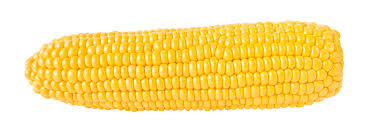
#> input picture images/corn/4.jpg, 372 x 135 px, found by its file name
$ python length.py
#> lines starting #> are read from the running program, lines starting #| are printed output that depends on the picture
import cv2
import numpy as np
import matplotlib.pyplot as plt

def extract_color_palette(image_path, num_colors):
    # Load the image
#> called with num_colors = 4
    image = cv2.imread(image_path)
#> image is the input picture: shape (135, 372, 3); mean B, G, R 160.6, 228.9, 252.6

    # Convert the image from BGR to RGB
    image_rgb = cv2.cvtColor(image, cv2.COLOR_BGR2RGB)

    # Reshape the image to a 2D array of pixels
    pixels = image_rgb.reshape(-1, 3)

    # Perform k-means clustering to extract the dominant colors
    criteria = (cv2.TERM_CRITERIA_EPS + cv2.TERM_CRITERIA_MAX_ITER, 10, 1.0)
    _, labels, centers = cv2.kmeans(pixels.astype(np.float32), num_colors, None, criteria, 10, cv2.KMEANS_RANDOM_CENTERS)
#> centers = [[254.7, 254.3, 253.3], [248.3, 187.6, 14.23], [251.6, 206, 70.49], [252.2, 221.8, 138]]

    # Convert the centers to integers
    colors = centers.astype(np.uint8)
#> colors = [[254, 254, 253], [248, 187, 14], [251, 206, 70], [252, 221, 138]]

    return colors

def display_color_gradient(colors):
    # Create a gradient image using the extracted colors
    gradient = np.zeros((100, len(colors), 3), dtype=np.uint8)
    for i, color in enumerate(colors):
        gradient[:, i, :] = color

    # Display the gradient image
    plt.imshow(gradient)
    plt.axis('off')
    plt.show()

# Path to the image file
image_path = r'C:\Users\C.GOUTHAM\Desktop\Deepcorn\images\corn\4.jpg'

# Number of colors to extract
num_colors = 4

# Extract the color palette
colors = extract_color_palette(image_path, num_colors)

# Display the color gradient
display_color_gradient(colors)
#> the loop in display_color_gradient, `for i, color in enumerate(colors):` made 4 passes
#> in display_color_gradient, `plt.show()`:
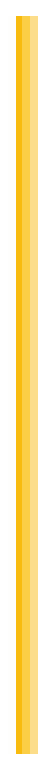
#> figure drawn by matplotlib, 1 panel

$ run again, with images/corn/1.jpg copied over images/corn/4.jpg
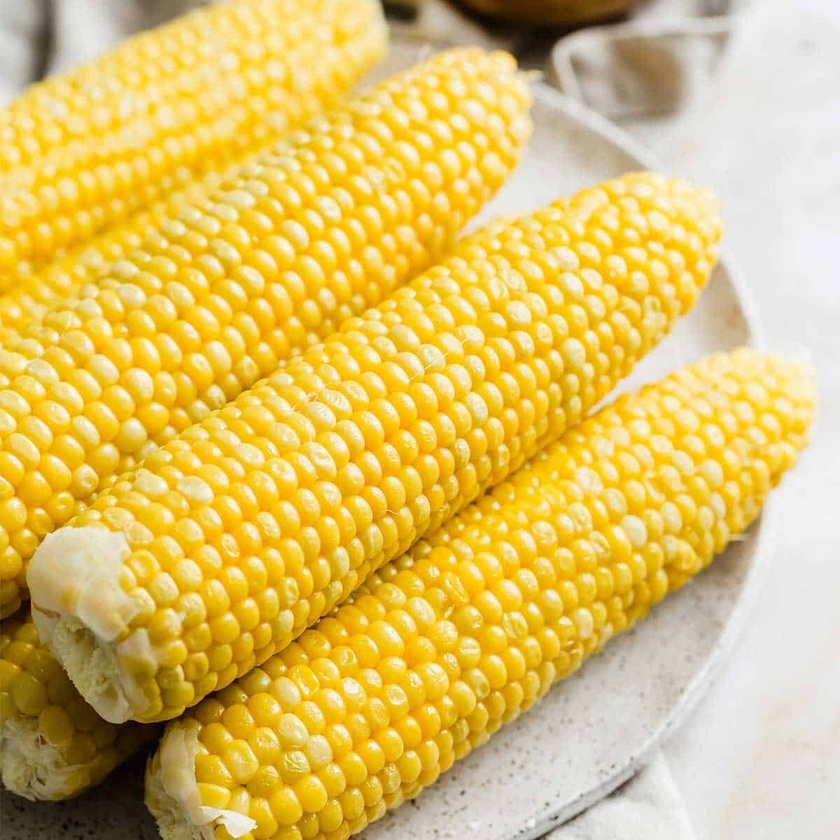
#> input picture images/corn/1.jpg, 840 x 840 px, shrunk from 1200 x 1200 before the run, found by its file name
#> in extract_color_palette, image is the input picture: shape (840, 840, 3); mean B, G, R 104.5, 192.9, 221.9
#> centers = [[235.1, 183.3, 19.42], [231.5, 226, 211.3], [105.1, 82.57, 35.89], [234, 206.4, 119.7]]
#> in extract_color_palette, `colors = centers.astype(np.uint8)`: colors = [[235, 183, 19], [231, 225, 211], [105, 82, 35], [234, 206, 119]]
#> the loop in display_color_gradient, `for i, color in enumerate(colors):` made 4 passes
#> in display_color_gradient, `plt.show()`:
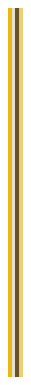
#> figure drawn by matplotlib, 1 panel

$ run again, with images/corn/11.jpg copied over images/corn/4.jpg
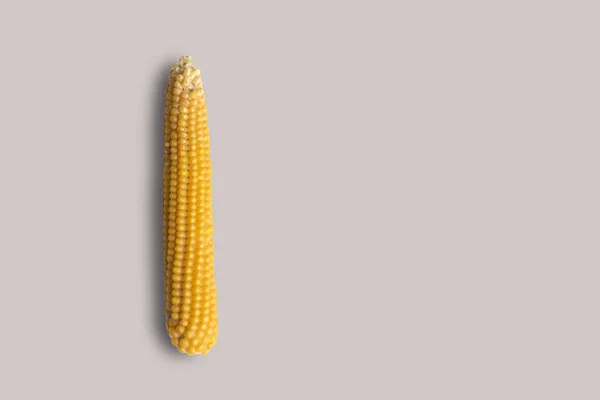
#> input picture images/corn/11.jpg, 600 x 400 px, found by its file name
#> in extract_color_palette, image is the input picture: shape (400, 600, 3); mean B, G, R 189.2, 195.7, 206.9
#> centers = [[129.4, 121.4, 119.4], [208.2, 199.7, 199.1], [150.5, 103.4, 29.95], [231.1, 178, 64.87]]
#> in extract_color_palette, `colors = centers.astype(np.uint8)`: colors = [[129, 121, 119], [208, 199, 199], [150, 103, 29], [231, 177, 64]]
#> the loop in display_color_gradient, `for i, color in enumerate(colors):` made 4 passes
#> in display_color_gradient, `plt.show()`:
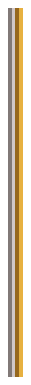
#> figure drawn by matplotlib, 1 panel

$ run again, with images/corn/12.jpg copied over images/corn/4.jpg
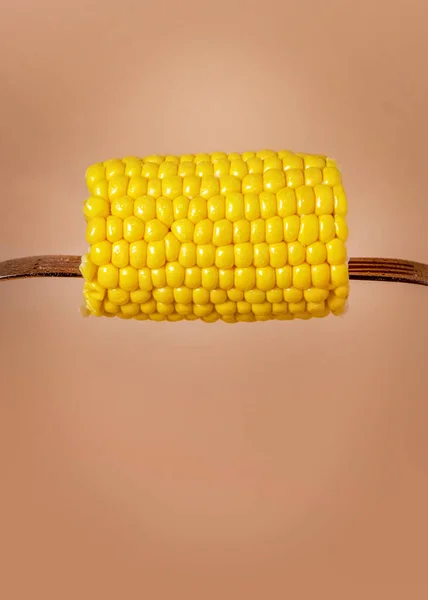
#> input picture images/corn/12.jpg, 428 x 600 px, found by its file name
#> in extract_color_palette, image is the input picture: shape (600, 428, 3); mean B, G, R 95.1, 151.6, 204.3
#> centers = [[142.4, 81.99, 16.75], [210.5, 161.1, 125.3], [196.8, 140.8, 105.5], [232.1, 187.8, 14.34]]
#> in extract_color_palette, `colors = centers.astype(np.uint8)`: colors = [[142, 81, 16], [210, 161, 125], [196, 140, 105], [232, 187, 14]]
#> the loop in display_color_gradient, `for i, color in enumerate(colors):` made 4 passes
#> in display_color_gradient, `plt.show()`:
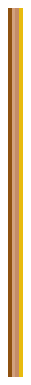
#> figure drawn by matplotlib, 1 panel
